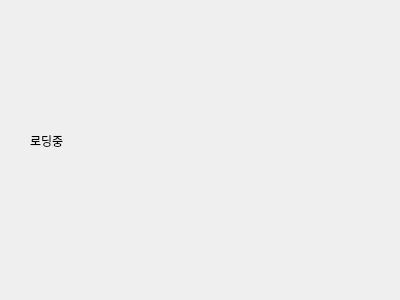
<?xml version="1.0" encoding="UTF-8"?>
<ui version="4.0">
 <class>LoadingDialog</class>
 <widget class="QDialog" name="LoadingDialog">
  <property name="geometry">
   <rect>
    <x>0</x>
    <y>0</y>
    <width>400</width>
    <height>300</height>
   </rect>
  </property>
  <property name="windowTitle">
   <string>Dialog</string>
  </property>
  <widget class="QLabel" name="label">
   <property name="geometry">
    <rect>
     <x>30</x>
     <y>80</y>
     <width>331</width>
     <height>121</height>
    </rect>
   </property>
   <property name="text">
    <string>로딩중</string>
   </property>
  </widget>
 </widget>
 <resources/>
 <connections/>
</ui>
